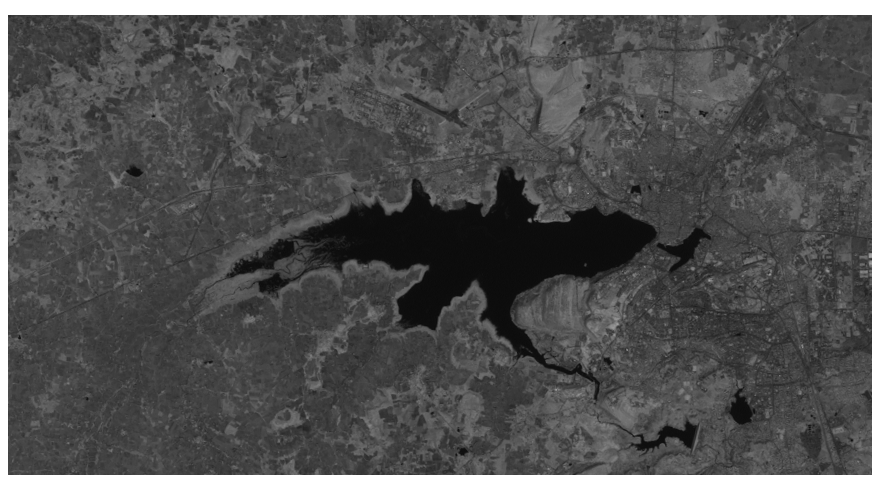
%> input picture MATLAB_Atmospheric_Correction/L7_B5_Bhopal.tif, 880 x 490 px
$ octave script_atm_correction.m   (GNU Octave 9; MATLAB toolbox functions it lacks are replaced by stand-ins)
%> lines starting %> are read from the running program, lines starting %| are printed output that depends on the picture; in (x1, y1, x2, y2) boxes, pixels count from 0 and x2, y2 are one past the last pixel; in counts of white or black regions, pixels touching at a corner belong together; the program's own positions count from 1
%% Atmospheric correction of LANDSAT 7 images in MATLAB
clc                                     % clear the command window
clear all                               % clear the workspace
%Read image
DN=imread('L7_B5_Bhopal.tif');          % Image read
%> DN is the input picture: size 490x880 uint8; min 10, max 255, mean 84

%DN(DN==255)=nan;
DN(DN==255)=min(min(DN));
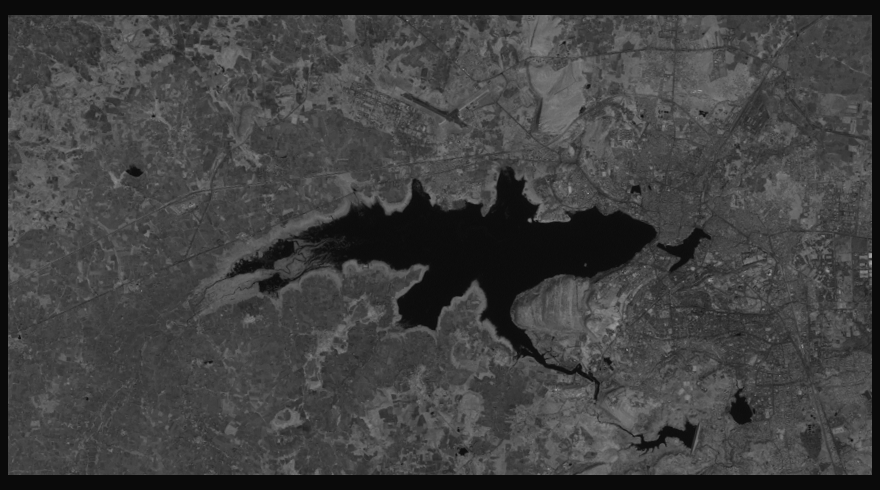
%> DN: size 490x880 uint8; 7.83% of pixels changed, all inside (x1, y1, x2, y2) = (0, 0, 880, 490)

subplot(221)
%show image
h=imshow(DN);
axis image off
title('LANDSAT 7 (Band 5) image')
colorbar
caxis([min(min(DN)) max(max(DN))])
% See the cell values;
% Data type?
%% Step 1: DN to radiance (L) using Gain and Bias method
% Variable declaration from META-DATA file
G = 0.12622;   %RADIANCE_MULT_BAND_5
B = -1.12622;  %RADIANCE_ADD_BAND_5
L = (double(DN)*G)+B; %Radiance
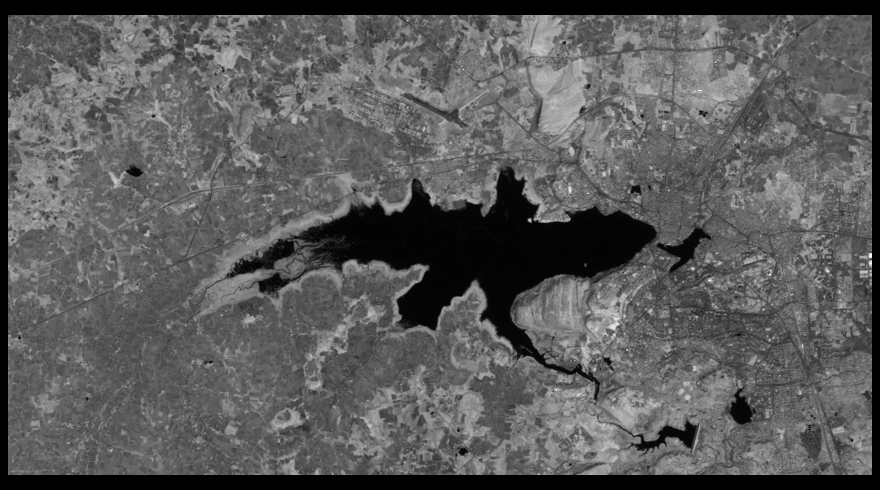
%> L: size 490x880 double; min 0.136, max 19.45, mean 7.05; drawn with min black and max white
subplot(222)
imshow(L)
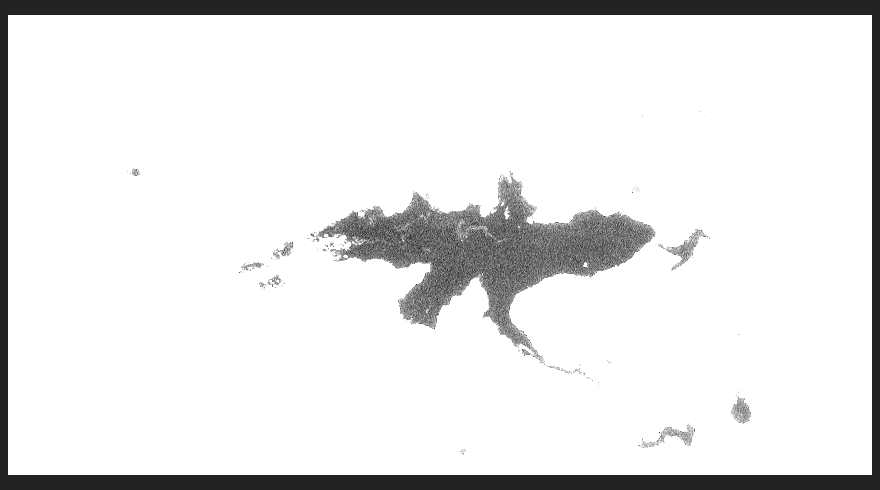
%> displayed picture: size 490x880, on the screen's scale of 0 to 255; min 35, max 255, mean 230.3
axis image off
title('Radiance using Gain and Bias')
colorbar
caxis([min(min(L)) max(max(L))])
% Again see the cell values;

%% Step 1: DN to radiance (Lsrc) using Spectral radiance scaling method
% Variable declaration from META-DATA file
Lmax = 31.060; %RADIANCE_MAXIMUM_BAND_5
Lmin = -1;     %RADIANCE_MINIMUM_BAND_5
DNmax = 255;   %QUANTIZE_CAL_MAX_BAND_5
DNmin = 1;     %QUANTIZE_CAL_MIN_BAND_5
Lsrc = ((Lmax-Lmin)/(DNmax-DNmin))*(double(DN)-DNmin)+Lmin;
subplot(223)
imshow(Lsrc)
axis image off
title('Radiance using SR Scaling')
colorbar
caxis([min(min(Lsrc)) max(max(Lsrc))])
% Again see the cell values;

%% Step 2:  Radiance (L) to Reflectance (rho)
% Variable declaration from META-DATA file
d = 0.9848119;      %EARTH_SUN_DISTANCE
ESUN= 225.7;
theta= 38.16625491; %SUN_ELEVATION
phi= 90-theta;
%Formula
rho=(pi*L*d^2)/(ESUN*cosd(phi));
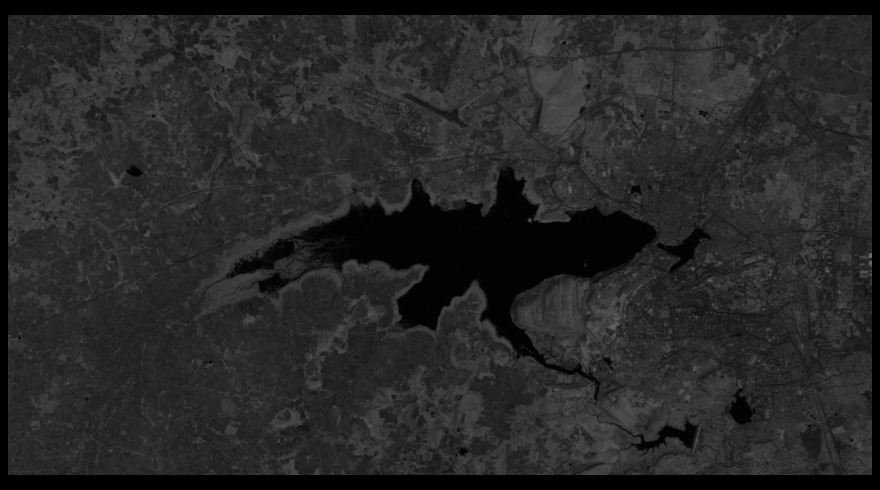
%> rho: size 490x880 double; min 0.00297, max 0.425, mean 0.154
subplot(224)
imshow(rho)
axis image off
title('Reflectance')
colorbar
caxis([min(min(rho)) max(max(rho))])
% Again see the cell values;
